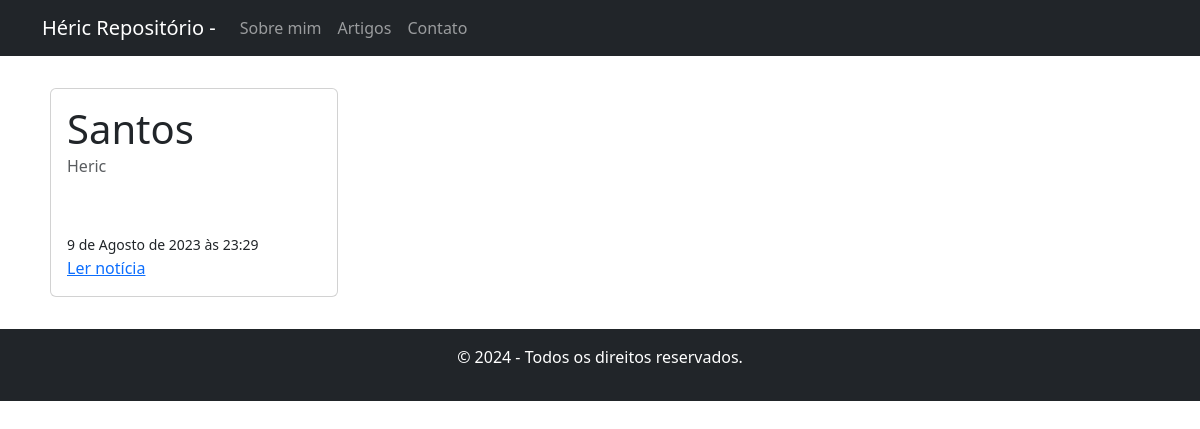
/, run on an earlier commit of the app's database.
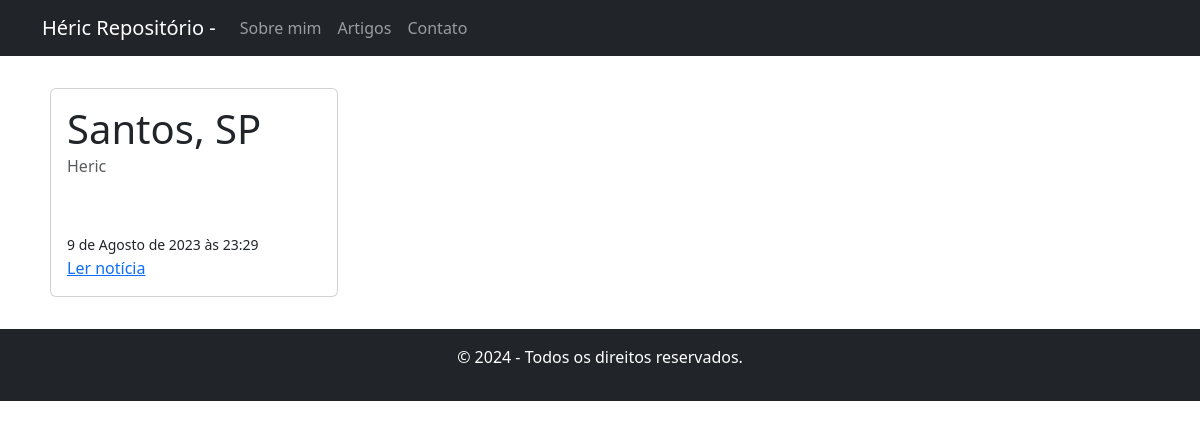
And on a later commit of the database.
### poems/models.py (models this page shows, shortened)
class Poema(models.Model):
    titulo = models.CharField(max_length=200)
    autor = models.CharField(max_length=100)
    exceto = models.TextField(null=True, blank=True)
    conteudo = models.TextField()
    image = models.ImageField(upload_to='', null=True, blank=True)
    data_publicacao = models.DateTimeField(auto_now_add=True)
    def get_absolute_url(self):
        return reverse('poema_detalhe', kwargs={'pk': self.pk})

### poems/views.py (the view)
# urls.py: path('', views.home, name='home'),
def home(request):
    poems = Poema.objects.all()
    context = {'poems': poems, 'title': 'Poemas Héric'}
    return render(request, 'home.html', context)

### poemsproject/templates/home.html (shortened to what this page needs)
{% extends 'base.html' %}
{% block conteudo %}
<div class="container">
  <div class="row">
                {% for poem in poems %}
          <div class="col m-2">
            <div class="card" style="width: 18rem;">
              <div class="card-body">
                <h1 class="card-title">{{ poem.titulo }}</h1>
                <h6 class="card-subtitle mb-2 text-muted">{{ poem.autor }}</h6>
                <br>
                <br>
                <small class="data">{{ poem.data_publicacao }}</small>
                <br>
                <a href="{{ poem.get_absolute_url }}" class="card-link">Ler notícia</a>
              </div>
            </div>
          </div>
          {% endfor %}
        </div>
      </div>
    {% endblock conteudo %}

What changed in the data, as far as the page shows it:
changed Poema "Heric": titulo "Santos" → "Santos, SP"
